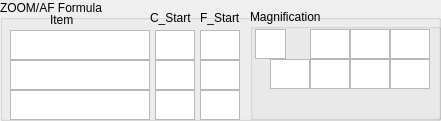
    <widget class="QGroupBox" name="groupBox_21">
     <property name="geometry">
      <rect>
       <x>0</x>
       <y>585</y>
       <width>441</width>
       <height>121</height>
      </rect>
     </property>
     <property name="title">
      <string>ZOOM/AF Formula</string>
     </property>
     <widget class="QTextEdit" name="ZOOM11">
      <property name="geometry">
       <rect>
        <x>10</x>
        <y>30</y>
        <width>140</width>
        <height>30</height>
       </rect>
      </property>
     </widget>
     <widget class="QTextEdit" name="ZOOM12">
      <property name="geometry">
       <rect>
        <x>155</x>
        <y>30</y>
        <width>40</width>
        <height>30</height>
       </rect>
      </property>
     </widget>
     <widget class="QTextEdit" name="ZOOM13">
      <property name="geometry">
       <rect>
        <x>200</x>
        <y>30</y>
        <width>40</width>
        <height>30</height>
       </rect>
      </property>
     </widget>
     <widget class="QTextEdit" name="ZOOM22">
      <property name="geometry">
       <rect>
        <x>155</x>
        <y>60</y>
        <width>40</width>
        <height>30</height>
       </rect>
      </property>
     </widget>
     <widget class="QTextEdit" name="ZOOM23">
      <property name="geometry">
       <rect>
        <x>200</x>
        <y>60</y>
        <width>40</width>
        <height>30</height>
       </rect>
      </property>
     </widget>
     <widget class="QTextEdit" name="ZOOM21">
      <property name="geometry">
       <rect>
        <x>10</x>
        <y>60</y>
        <width>140</width>
        <height>30</height>
       </rect>
      </property>
     </widget>
     <widget class="QTextEdit" name="ZOOM31">
      <property name="geometry">
       <rect>
        <x>10</x>
        <y>90</y>
        <width>140</width>
        <height>30</height>
       </rect>
      </property>
     </widget>
     <widget class="QTextEdit" name="ZOOM33">
      <property name="geometry">
       <rect>
        <x>200</x>
        <y>90</y>
        <width>40</width>
        <height>30</height>
       </rect>
      </property>
     </widget>
     <widget class="QTextEdit" name="ZOOM32">
      <property name="geometry">
       <rect>
        <x>155</x>
        <y>90</y>
        <width>40</width>
        <height>30</height>
       </rect>
      </property>
     </widget>
     <widget class="QLabel" name="label_149">
      <property name="geometry">
       <rect>
        <x>150</x>
        <y>10</y>
        <width>51</width>
        <height>16</height>
       </rect>
      </property>
      <property name="text">
       <string>C_Start</string>
      </property>
     </widget>
     <widget class="QLabel" name="label_152">
      <property name="geometry">
       <rect>
        <x>50</x>
        <y>10</y>
        <width>51</width>
        <height>20</height>
       </rect>
      </property>
      <property name="text">
       <string>Item</string>
      </property>
     </widget>
     <widget class="QLabel" name="label_151">
      <property name="geometry">
       <rect>
        <x>200</x>
        <y>10</y>
        <width>81</width>
        <height>16</height>
       </rect>
      </property>
      <property name="text">
       <string>F_Start</string>
      </property>
     </widget>
     <widget class="QGroupBox" name="groupBox_19">
      <property name="geometry">
       <rect>
        <x>250</x>
        <y>9</y>
        <width>191</width>
        <height>111</height>
       </rect>
      </property>
      <property name="title">
       <string>Magnification</string>
      </property>
      <widget class="QTextEdit" name="Magnification1">
       <property name="geometry">
        <rect>
         <x>5</x>
         <y>20</y>
         <width>31</width>
         <height>30</height>
        </rect>
       </property>
      </widget>
      <widget class="QTextEdit" name="Magnification2">
       <property name="geometry">
        <rect>
         <x>60</x>
         <y>20</y>
         <width>40</width>
         <height>30</height>
        </rect>
       </property>
      </widget>
      <widget class="QTextEdit" name="Magnification4">
       <property name="geometry">
        <rect>
         <x>140</x>
         <y>20</y>
         <width>40</width>
         <height>30</height>
        </rect>
       </property>
      </widget>
      <widget class="QTextEdit" name="Magnification3">
       <property name="geometry">
        <rect>
         <x>100</x>
         <y>20</y>
         <width>40</width>
         <height>30</height>
        </rect>
       </property>
      </widget>
      <widget class="QTextEdit" name="Magnification8">
       <property name="geometry">
        <rect>
         <x>140</x>
         <y>50</y>
         <width>40</width>
         <height>30</height>
        </rect>
       </property>
      </widget>
      <widget class="QTextEdit" name="Magnification6">
       <property name="geometry">
        <rect>
         <x>60</x>
         <y>50</y>
         <width>40</width>
         <height>30</height>
        </rect>
       </property>
      </widget>
      <widget class="QTextEdit" name="Magnification5">
       <property name="geometry">
        <rect>
         <x>20</x>
         <y>50</y>
         <width>40</width>
         <height>30</height>
        </rect>
       </property>
      </widget>
      <widget class="QTextEdit" name="Magnification7">
       <property name="geometry">
        <rect>
         <x>100</x>
         <y>50</y>
         <width>40</width>
         <height>30</height>
        </rect>
       </property>
      </widget>
     </widget>
     <zorder>groupBox_19</zorder>
     <zorder>ZOOM11</zorder>
     <zorder>ZOOM12</zorder>
     <zorder>ZOOM13</zorder>
     <zorder>ZOOM22</zorder>
     <zorder>ZOOM23</zorder>
     <zorder>ZOOM21</zorder>
     <zorder>ZOOM31</zorder>
     <zorder>ZOOM33</zorder>
     <zorder>ZOOM32</zorder>
     <zorder>label_149</zorder>
     <zorder>label_152</zorder>
     <zorder>label_151</zorder>
    </widget>
